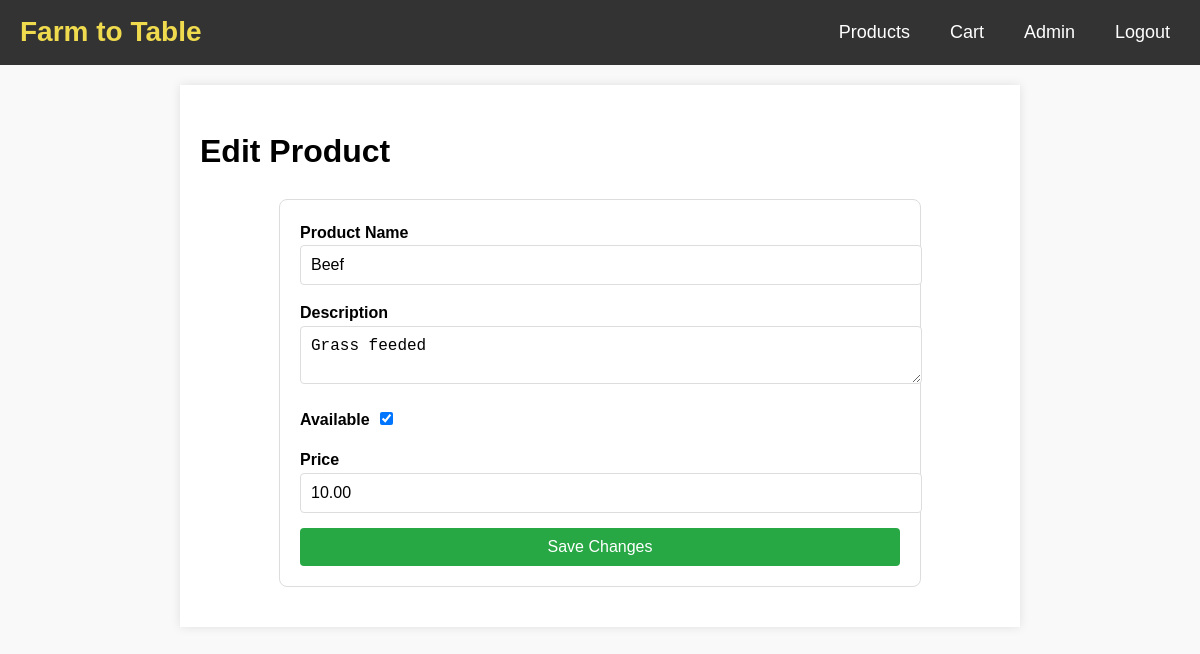
Screenshot of /admin/edit/2 (signed in) with the database file from the repository.
### models.py (models this page shows, shortened)
class Product(db.Model):
    __tablename__ = 'products'
    id = db.Column(db.Integer, primary_key=True)
    name = db.Column(db.String(100), nullable=False)
    description = db.Column(db.Text, nullable=False)
    availability = db.Column(db.Boolean, default=True)
    price = db.Column(db.Float, nullable=False)

### app.py (the view)
@app.route('/admin/edit/<int:product_id>', methods=['GET', 'POST'])
@login_required
def edit_product(product_id):
    product = Product.query.get_or_404(product_id)
    form = ProductForm(obj=product)
    if form.validate_on_submit():
        form.populate_obj(product)
        db.session.commit()
        flash('Product updated successfully.', 'success')
        return redirect(url_for('admin_dashboard'))
    return render_template('admin/edit_product.html', form=form, product=product)

### forms.py
class ProductForm(FlaskForm):
    name = StringField('Product Name', validators=[DataRequired(), Length(max=100)])
    description = TextAreaField('Description', validators=[DataRequired()])
    availability = BooleanField('Available')
    price = DecimalField('Price', validators=[DataRequired(), NumberRange(min=0)])
    submit = SubmitField('Submit')

### app.py (called while the page is built)
def login_required(f):
    @wraps(f)
    def decorated_function(*args, **kwargs):
        if not session.get('logged_in'):
            flash('Please log in to access the admin area.', 'danger')
            return redirect(url_for('login'))
        return f(*args, **kwargs)
    return decorated_function

### templates/admin/edit_product.html (shortened to what this page needs)
{% extends 'base.html' %}
{% block content %}
<h1>Edit Product</h1>
<form method="POST" action="{{ url_for('edit_product', product_id=product.id) }}" class="admin-form">
    <div class="form-group">
        {{ form.name.label }}<br>
        {{ form.name }}
    </div>
    <div class="form-group">
        {{ form.description.label }}<br>
        {{ form.description }}
    </div>
    <div class="form-group-inline">
      {{ form.availability.label }}
    <div class="form-group-inline-checkbox">
        {{ form.availability }}
    </div></div>
    <div class="form-group">
        {{ form.price.label }}<br>
        {{ form.price }}
    </div>
    <button type="submit" class="button success">Save Changes</button>
</form>
{% endblock %}

### static/styles.css (style rules this page uses)
body { font-family: 'Arial', sans-serif; line-height: 1.6; margin: 0; padding: 0; background-color: #f9f9f9; }
.button { display: inline-block; padding: 10px 20px; font-size: 16px; color: #fff; text-align: center; border-radius: 4px; text-decoration: none; }
.button.success { background-color: #28a745; }
.admin-form { max-width: 600px; margin: 20px auto; padding: 20px; background: #ffffff; border: 1px solid #ddd; border-radius: 8px; }
.admin-form .form-group { margin-bottom: 15px; }
.admin-form .form-group-inline { display: flex; align-items: center; gap: 10px; margin-bottom: 15px; }
.admin-form label { font-weight: bold; }
.admin-form input, .admin-form textarea { width: 100%; padding: 10px; border: 1px solid #ddd; border-radius: 4px; font-size: 16px; }
.admin-form button { display: block; width: 100%; padding: 10px; font-size: 16px; color: #fff; background-color: #28a745; border: none; border-radius: 4px; cursor: pointer; }
.form-group-inline { display: flex; align-items: center; gap: 10px; margin-bottom: 15px; }
.form-group-inline input[type="checkbox"] { margin: 0; }

### rows the page displays
Product: name "Beef", description "Grass feeded", availability "☑", price "10.00"
